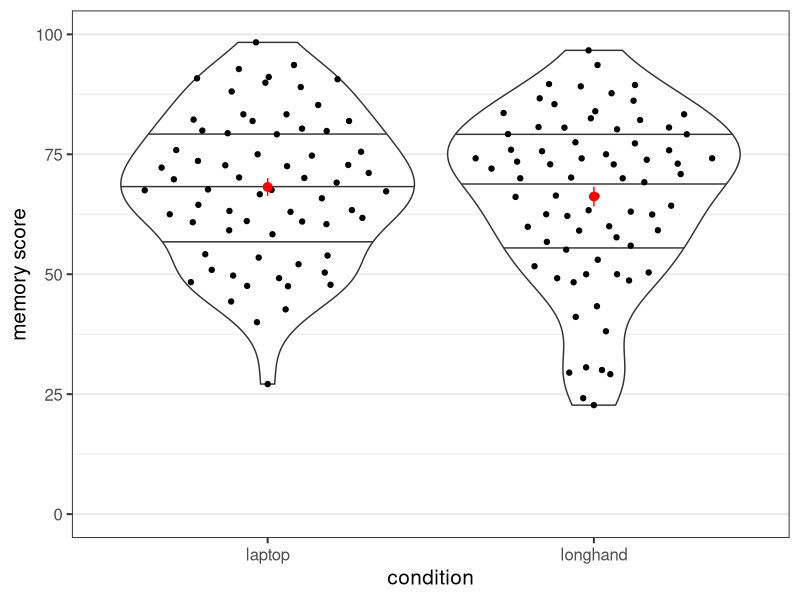
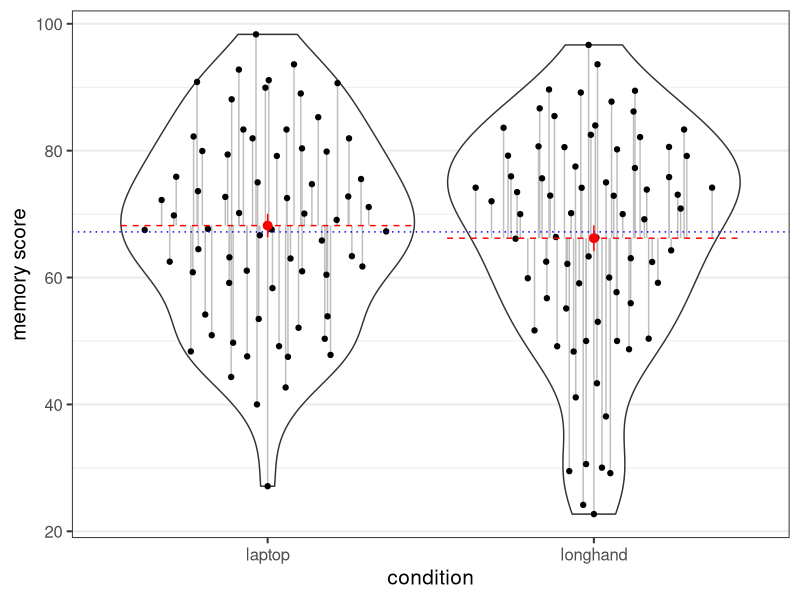
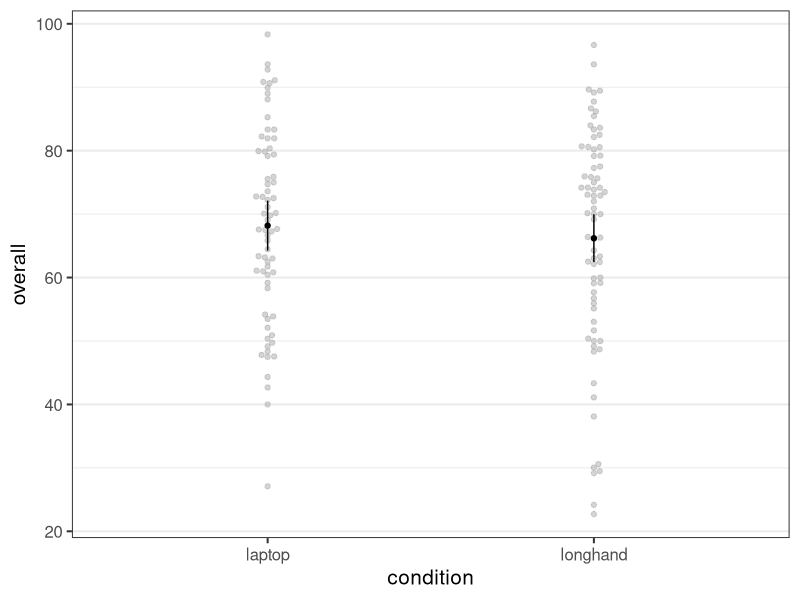
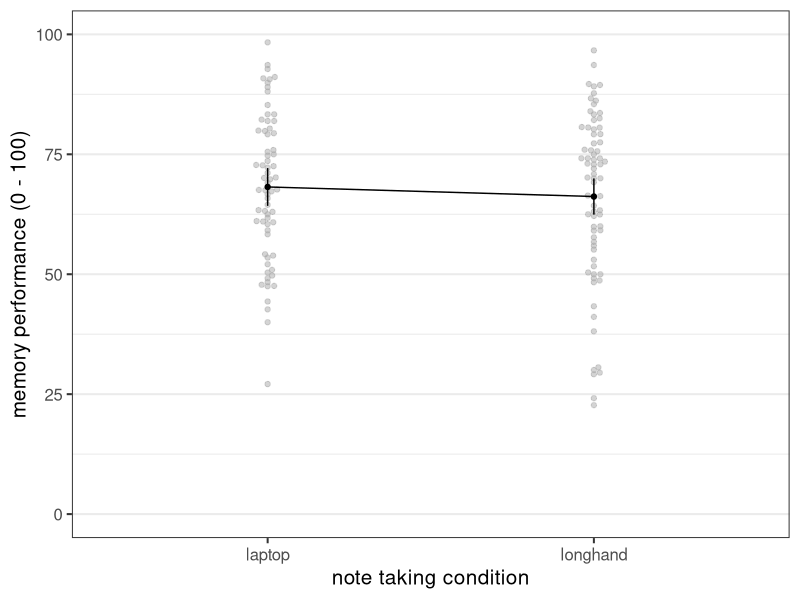

The R source for these figures, in order:
## ---- chunk 1
library("tidyverse")
library("afex")
library("ggbeeswarm")  ## only needed later, but already loaded here
theme_set(theme_bw(base_size = 15) + 
            theme(legend.position="bottom", 
                  panel.grid.major.x = element_blank()))
data("laptop_urry", package = "afex")
set.seed(1234566) ## needed to ensure jitter is the same each time plot is created
p1 <- ggplot(laptop_urry, aes(x = condition, y = overall)) +
  geom_violin(draw_quantiles = c(0.25, 0.5, 0.75)) +
  ggbeeswarm::geom_quasirandom() +
  stat_summary(colour = "red") +
  coord_cartesian(ylim = c(0, 100)) +
  labs(y = "memory score")
# to show figure execute (without comment):
# p1
## ---- chunk 2
p1
## ---- chunk 3
set.seed(1234566)  ## needed to ensure jittered points are at same position
p1_de <- ggplot_build(p1)

lap2 <- laptop_urry %>% 
  mutate(xpoint = p1_de$data[[2]]$x)

lap3 <- laptop_urry %>% 
  group_by(condition) %>% 
  summarise(overall = mean(overall))

lap4 <- lap3 %>% 
  summarise(overall = mean(overall))

lap5 <- p1_de$data[[1]] %>% 
  group_by(x) %>% 
  summarise(xmin = first(xmin),
            xmax = first(xmax)) %>% 
  bind_cols(lap3)

lap6 <- p1_de$data[[2]] %>% 
  group_by(group) %>% 
  mutate(overall = mean(y)) %>% 
  as_tibble() %>% 
  select(-size, - fill, -alpha, - stroke)

set.seed(1234566)
p2 <- ggplot(laptop_urry, aes(x = condition, y = overall)) +
  geom_violin() +
  geom_segment(data = lap6, 
               mapping = aes(x = x, xend = x, y = overall, yend = y),
               colour = "grey") +
  ggbeeswarm::geom_quasirandom() +
  geom_hline(yintercept = lap4$overall, linetype = 3, colour = "blue") +
  geom_segment(data = lap5, mapping = aes(x = xmin, xend = xmax,
                                          y = overall, yend = overall),
               colour = "red", linetype = 2) +
  stat_summary(colour = "red") +
  labs(y = "memory score")
# to show figure execute (without comment):
# p2
## ---- chunk 4
p2
## ---- chunk 5
alap <- aov_car(overall ~ condition + Error(pid), laptop_urry)

lap2 <- laptop_urry %>% 
  select(-talk, -factual, -conceptual) %>% 
  mutate(
    #`-----` = "    ",
    intercept = unname(coef(alap$lm)[1]),
    iv_effect = (as.numeric(condition)-1.5)*-2*unname(coef(alap$lm)[2])
      ) %>% 
  mutate(prediction = intercept + iv_effect) %>% 
  mutate(residual = residuals(alap))
knitr::kable(head(lap2), digits = 1)
## ---- chunk 6
library("afex")
library("emmeans")
library("tidyverse")
theme_set(theme_bw(base_size = 15) + 
            theme(legend.position="bottom", 
                  panel.grid.major.x = element_blank()))
## ---- chunk 7
data("laptop_urry")
str(laptop_urry)
## ---- chunk 8
res1 <- aov_car(overall ~ condition + Error(pid), laptop_urry)
## ---- chunk 9
res1b <- aov_car(overall ~ 1 + condition + Error(pid), laptop_urry)
all.equal(res1, res1b)
## ---- chunk 10
res1
## ---- chunk 11
afex_plot(res1, "condition")
## ---- chunk 12
p1 <- afex_plot(res1, "condition")
p1 + 
  labs(x = "note taking condition", y = "memory performance (0 - 100)") +
  coord_cartesian(ylim = c(0, 100)) +
  geom_line(aes(group = 1))
## ---- chunk 13
emmeans(res1, "condition")
## ---- chunk 14
em1 <- emmeans(res1, "condition")
pairs(em1)
## ---- chunk 15
em1 %>% 
  pairs() %>% 
  as.data.frame() %>% 
  format(digits = 1, nsmall = 1)
